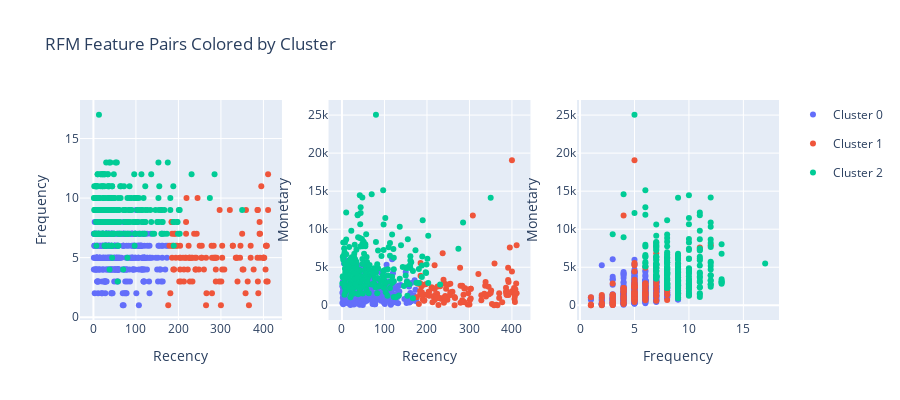

This figure's notebook cell:
### Code cell
import plotly.graph_objects as go
from plotly.subplots import make_subplots
import plotly.express as px

df = rfm_clean.copy()  

# RFM features
features = ['Recency', 'Frequency', 'Monetary']

fig = make_subplots(rows=1, cols=3)

clusters = list(df["Cluster"].unique())
clusters.sort()
colors = px.colors.qualitative.Plotly

# Subplot 1: Recency vs Frequency
for i, c in enumerate(clusters):
    subset = df[df['Cluster'] == c]
    fig.add_trace(go.Scatter(
        x=subset["Recency"], 
        y=subset["Frequency"], 
        mode='markers',
        name=f"Cluster {c}",
        legendgroup=f"Cluster {c}",
        marker=dict(color=colors[i])
    ), row=1, col=1)

fig.update_xaxes(title_text="Recency", row=1, col=1)
fig.update_yaxes(title_text="Frequency", row=1, col=1)

# Subplot 2: Recency vs Monetary
for i, c in enumerate(clusters):
    subset = df[df['Cluster'] == c]
    fig.add_trace(go.Scatter(
        x=subset["Recency"], 
        y=subset["Monetary"], 
        mode='markers',
        name=f"Cluster {c}",
        legendgroup=f"Cluster {c}",
        showlegend=False,  # hide repeated legend
        marker=dict(color=colors[i])
    ), row=1, col=2)

fig.update_xaxes(title_text="Recency", row=1, col=2)
fig.update_yaxes(title_text="Monetary", row=1, col=2)

# Subplot 3: Frequency vs Monetary
for i, c in enumerate(clusters):
    subset = df[df['Cluster'] == c]
    fig.add_trace(go.Scatter(
        x=subset["Frequency"], 
        y=subset["Monetary"],  
        mode='markers',
        name=f"Cluster {c}",
        legendgroup=f"Cluster {c}",
        showlegend=False,
        marker=dict(color=colors[i])
    ), row=1, col=3)

fig.update_xaxes(title_text="Frequency", row=1, col=3)
fig.update_yaxes(title_text="Monetary", row=1, col=3)

fig.update_layout(height=400, width=900, title_text="RFM Feature Pairs Colored by Cluster")
fig.show()

### Figure 1 — Plotly figure (JSON) as saved in the notebook; plotly's stock layout.template omitted (floating-point values rounded to 4 significant figures; data arrays with more than 128 entries replaced by an {"elided": "..."} marker saying what was removed)
{"data": [{"legendgroup": "Cluster 0", "marker": {"color": "#636EFA"}, "mode": "markers", "name": "Cluster 0", "type": "scatter", "x": {"elided": "341 int values"}, "xaxis": "x", "y": {"elided": "341 int values"}, "yaxis": "y"}, {"legendgroup": "Cluster 1", "marker": {"color": "#EF553B"}, "mode": "markers", "name": "Cluster 1", "type": "scatter", "x": [185, 260, 233, 283, 279, 231, 411, 193, 279, 328, 255, 308, 219, 266, 337, 303, 335, 213, 204, 402, 400, 339, 366, 386, 233, 255, 353, 242, 265, 188, 278, 218, 359, 218, 243, 218, 406, 303, 288, 185, 213, 363, 388, 248, 410, 391, 176, 395, 301, 194, 226, 224, 405, 288, 216, 297, 408, 290, 296, 392, 240, 386, 250, 392, 179, 206, 187, 400, 190, 370, 265, 377, 241, 181, 204, 283, 225, 205, 184, 190, 245, 407, 211, 411, 197, 387, 237, 370, 303, 391, 346, 300, 202, 184, 227, 254, 328, 387, 321, 350, 286, 400, 338, 345, 351, 194, 358, 227, 239, 184, 407, 287, 222, 203], "xaxis": "x", "y": [5, 4, 3, 5, 5, 5, 12, 7, 2, 6, 6, 4, 10, 2, 5, 6, 5, 3, 6, 5, 5, 3, 1, 5, 5, 5, 4, 5, 5, 4, 6, 7, 9, 5, 7, 8, 6, 4, 4, 7, 4, 3, 2, 4, 3, 7, 1, 11, 3, 6, 5, 6, 4, 3, 5, 9, 6, 5, 3, 7, 4, 9, 6, 5, 6, 3, 6, 5, 4, 5, 1, 4, 4, 2, 4, 6, 5, 5, 6, 7, 10, 6, 5, 9, 6, 3, 7, 6, 5, 8, 6, 1, 3, 8, 3, 5, 6, 9, 9, 7, 5, 5, 5, 5, 4, 5, 2, 5, 5, 8, 3, 5, 4, 5], "yaxis": "y"}, {"legendgroup": "Cluster 2", "marker": {"color": "#00CC96"}, "mode": "markers", "name": "Cluster 2", "type": "scatter", "x": {"elided": "264 int values"}, "xaxis": "x", "y": {"elided": "264 int values"}, "yaxis": "y"}, {"legendgroup": "Cluster 0", "marker": {"color": "#636EFA"}, "mode": "markers", "name": "Cluster 0", "showlegend": false, "type": "scatter", "x": {"elided": "341 int values"}, "xaxis": "x2", "y": {"elided": "341 float values"}, "yaxis": "y2"}, {"legendgroup": "Cluster 1", "marker": {"color": "#EF553B"}, "mode": "markers", "name": "Cluster 1", "showlegend": false, "type": "scatter", "x": [185, 260, 233, 283, 279, 231, 411, 193, 279, 328, 255, 308, 219, 266, 337, 303, 335, 213, 204, 402, 400, 339, 366, 386, 233, 255, 353, 242, 265, 188, 278, 218, 359, 218, 243, 218, 406, 303, 288, 185, 213, 363, 388, 248, 410, 391, 176, 395, 301, 194, 226, 224, 405, 288, 216, 297, 408, 290, 296, 392, 240, 386, 250, 392, 179, 206, 187, 400, 190, 370, 265, 377, 241, 181, 204, 283, 225, 205, 184, 190, 245, 407, 211, 411, 197, 387, 237, 370, 303, 391, 346, 300, 202, 184, 227, 254, 328, 387, 321, 350, 286, 400, 338, 345, 351, 194, 358, 227, 239, 184, 407, 287, 222, 203], "xaxis": "x2", "y": [5564.0, 1791.0, 925.8, 657.3, 2583.0, 2495.0, 7888.0, 584.6, 320.5, 658.5, 1728.0, 11790.0, 1339.0, 949.4, 2568.0, 2187.0, 1523.0, 385.5, 1738.0, 1680.0, 1861.0, 1149.0, 16.52, 2306.0, 844.5, 2831.0, 156.8, 2839.0, 1081.0, 1712.0, 4933.0, 2140.0, 5481.0, 5272.0, 1205.0, 684.2, 825.9, 2162.0, 2199.0, 3889.0, 2271.0, 79.75, 1361.0, 736.3, 2873.0, 4930.0, 1058.0, 7611.0, 695.4, 1389.0, 955.1, 1507.0, 2256.0, 383.8, 1091.0, 1569.0, 2121.0, 2244.0, 88.47, 3057.0, 318.2, 1740.0, 2741.0, 1347.0, 2845.0, 1259.0, 2453.0, 4432.0, 795.2, 1582.0, 16.74, 400.0, 1032.0, 154.3, 1319.0, 2565.0, 2461.0, 1822.0, 2893.0, 2673.0, 2162.0, 1229.0, 2367.0, 1568.0, 2770.0, 1405.0, 6844.0, 966.4, 876.7, 3309.0, 1453.0, 98.35, 1348.0, 1885.0, 47.95, 1319.0, 1306.0, 1872.0, 4105.0, 1602.0, 1388.0, 19050.0, 3058.0, 2423.0, 1937.0, 675.9, 4.833, 974.8, 3368.0, 1427.0, 439.5, 427.4, 1056.0, 1494.0], "yaxis": "y2"}, {"legendgroup": "Cluster 2", "marker": {"color": "#00CC96"}, "mode": "markers", "name": "Cluster 2", "showlegend": false, "type": "scatter", "x": {"elided": "264 int values"}, "xaxis": "x2", "y": {"elided": "264 float values"}, "yaxis": "y2"}, {"legendgroup": "Cluster 0", "marker": {"color": "#636EFA"}, "mode": "markers", "name": "Cluster 0", "showlegend": false, "type": "scatter", "x": {"elided": "341 int values"}, "xaxis": "x3", "y": {"elided": "341 float values"}, "yaxis": "y3"}, {"legendgroup": "Cluster 1", "marker": {"color": "#EF553B"}, "mode": "markers", "name": "Cluster 1", "showlegend": false, "type": "scatter", "x": [5, 4, 3, 5, 5, 5, 12, 7, 2, 6, 6, 4, 10, 2, 5, 6, 5, 3, 6, 5, 5, 3, 1, 5, 5, 5, 4, 5, 5, 4, 6, 7, 9, 5, 7, 8, 6, 4, 4, 7, 4, 3, 2, 4, 3, 7, 1, 11, 3, 6, 5, 6, 4, 3, 5, 9, 6, 5, 3, 7, 4, 9, 6, 5, 6, 3, 6, 5, 4, 5, 1, 4, 4, 2, 4, 6, 5, 5, 6, 7, 10, 6, 5, 9, 6, 3, 7, 6, 5, 8, 6, 1, 3, 8, 3, 5, 6, 9, 9, 7, 5, 5, 5, 5, 4, 5, 2, 5, 5, 8, 3, 5, 4, 5], "xaxis": "x3", "y": [5564.0, 1791.0, 925.8, 657.3, 2583.0, 2495.0, 7888.0, 584.6, 320.5, 658.5, 1728.0, 11790.0, 1339.0, 949.4, 2568.0, 2187.0, 1523.0, 385.5, 1738.0, 1680.0, 1861.0, 1149.0, 16.52, 2306.0, 844.5, 2831.0, 156.8, 2839.0, 1081.0, 1712.0, 4933.0, 2140.0, 5481.0, 5272.0, 1205.0, 684.2, 825.9, 2162.0, 2199.0, 3889.0, 2271.0, 79.75, 1361.0, 736.3, 2873.0, 4930.0, 1058.0, 7611.0, 695.4, 1389.0, 955.1, 1507.0, 2256.0, 383.8, 1091.0, 1569.0, 2121.0, 2244.0, 88.47, 3057.0, 318.2, 1740.0, 2741.0, 1347.0, 2845.0, 1259.0, 2453.0, 4432.0, 795.2, 1582.0, 16.74, 400.0, 1032.0, 154.3, 1319.0, 2565.0, 2461.0, 1822.0, 2893.0, 2673.0, 2162.0, 1229.0, 2367.0, 1568.0, 2770.0, 1405.0, 6844.0, 966.4, 876.7, 3309.0, 1453.0, 98.35, 1348.0, 1885.0, 47.95, 1319.0, 1306.0, 1872.0, 4105.0, 1602.0, 1388.0, 19050.0, 3058.0, 2423.0, 1937.0, 675.9, 4.833, 974.8, 3368.0, 1427.0, 439.5, 427.4, 1056.0, 1494.0], "yaxis": "y3"}, {"legendgroup": "Cluster 2", "marker": {"color": "#00CC96"}, "mode": "markers", "name": "Cluster 2", "showlegend": false, "type": "scatter", "x": {"elided": "264 int values"}, "xaxis": "x3", "y": {"elided": "264 float values"}, "yaxis": "y3"}], "layout": {"height": 400, "title": {"text": "RFM Feature Pairs Colored by Cluster"}, "width": 900, "xaxis": {"anchor": "y", "domain": [0, 0.2889], "title": {"text": "Recency"}}, "xaxis2": {"anchor": "y2", "domain": [0.3556, 0.6444], "title": {"text": "Recency"}}, "xaxis3": {"anchor": "y3", "domain": [0.7111, 1], "title": {"text": "Frequency"}}, "yaxis": {"anchor": "x", "domain": [0, 1], "title": {"text": "Frequency"}}, "yaxis2": {"anchor": "x2", "domain": [0, 1], "title": {"text": "Monetary"}}, "yaxis3": {"anchor": "x3", "domain": [0, 1], "title": {"text": "Monetary"}}}}
